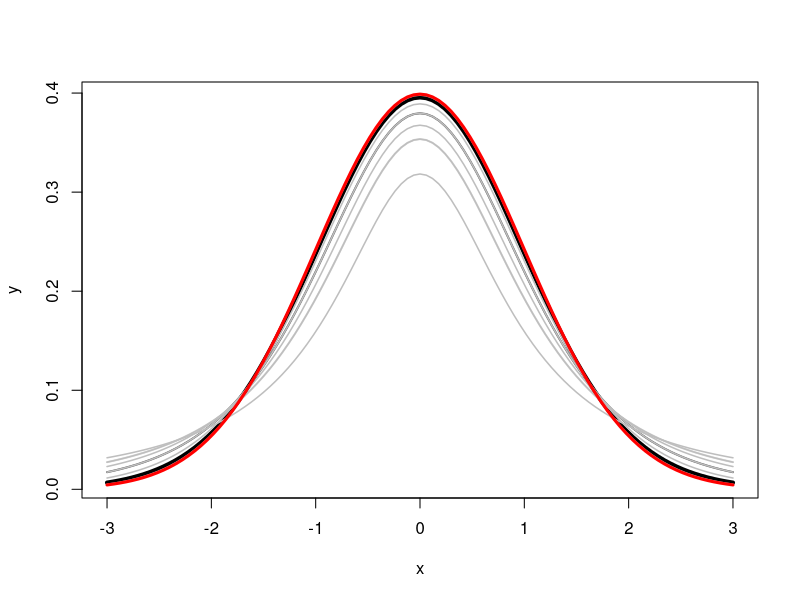
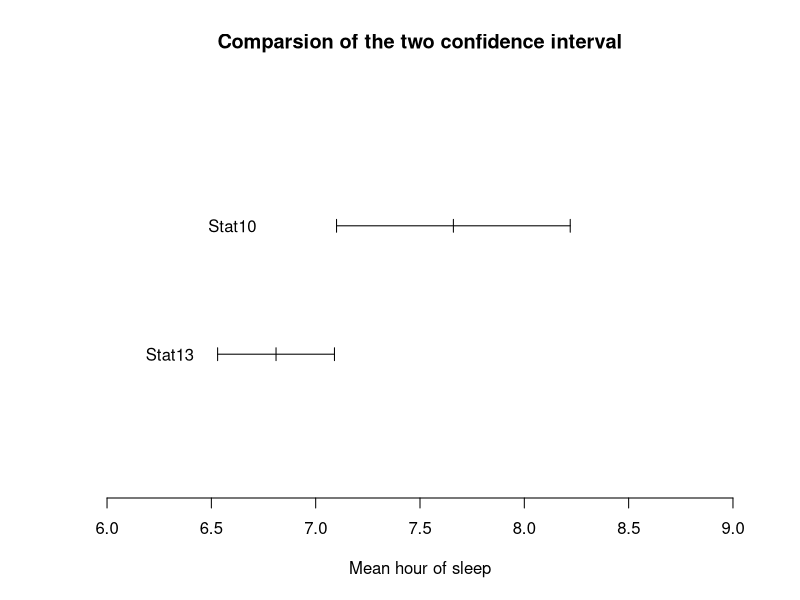

Write R code to recreate these figures, in order.
# 107-1 Statistics Lab7: Estimating means with confidence


# Lab#1: t distribution with different df ---------------------------------

# t-distribution with df = 30
curve(dt(x, df=30), from = -3, to = 3, lwd = 4, ylab = "y")

# t-distribution with different df
curve(dt(x, df=2), from = -3, to = 3, lwd = 2, ylab = "y", add = T, col = "gray86")
curve(dt(x, df=5), from = -3, to = 3, lwd = 2, ylab = "y", add = T, col = "gray35")

ind = c(1,2,3,5,10,100)
for (i in ind) {
  curve(dt(x, df=i), from = -3, to = 3, lwd = 1.5, ylab = "y", add = T, col = "gray")
}

# standard normal distribution
curve(dnorm(x), from = -3, to = 3, lwd = 3, ylab = "y", add = T, col = "red")



# Lab#2: t-distribution functions ---------------------------------------
#qt-知道面積求t-score
qt(0.01, df = 10, lower.tail = FALSE)
qt(0.01, df = 200, lower.tail = FALSE)
#qnorm-知道面積求z-score
qnorm(0.01, lower.tail = FALSE)

#pt-知道t-score求面積
pt(2, df = 10, lower.tail = FALSE)
pt(2, df = 200, lower.tail = FALSE)
#normt-知道z-score求面積
pnorm(2, lower.tail = FALSE)


# Lab#3: Find the confidence interval -------------------------------------

x <- rnorm(20) #one sampling
cc <- t.test(x, alternative = "two.sided", conf.level=0.95) #t.test(): t檢定函數
cc
CI_Low <- cc$conf.int[1]; CI_Low
CI_High <- cc$conf.int[2]; CI_High



# 11.32 example p.246 -----------------------------------------------------

plot(c(0,3),type='n',xlim=c(6,9),xlab='Mean hour of sleep',ylab='',axes=F,
     main='Comparsion of the two confidence interval')

lines(c(7.1,8.22),c(2,2))
text(6.6,2,labels='Stat10')
lines(c(7.1,7.1),c(1.95,2.05))
lines(c(7.66,7.66),c(1.95,2.05))
lines(c(8.22,8.22),c(1.95,2.05))

lines(c(6.53,7.09),c(1,1))
text(6.3,1,labels='Stat13')
lines(c(6.53,6.53),c(0.95,1.05))
lines(c(6.81,6.81),c(0.95,1.05))
lines(c(7.09,7.09),c(0.95,1.05))

axis(1)
